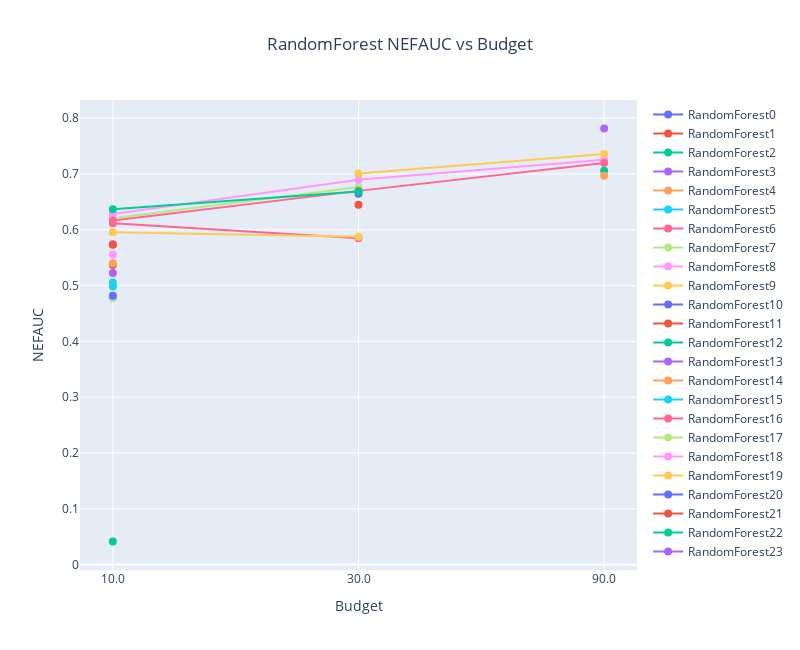

The code cell stored with this chart in its notebook:
### Markdown cell above
## Random Forest

### Code cell
rf_df = prepare_dataframe('../run_results/RandomForestJOB1.pickle')
rf_fig = plot_results(rf_df)
rf_fig

### Figure 1 — Plotly figure (JSON) as saved in the notebook; plotly's stock layout.template omitted (floating-point values rounded to 4 significant figures)
{"data": [{"line": {"width": 2}, "marker": {"size": 8}, "mode": "lines+markers", "name": "RandomForest0", "type": "scatter", "x": ["10.0"], "y": [0.4781]}, {"line": {"width": 2}, "marker": {"size": 8}, "mode": "lines+markers", "name": "RandomForest1", "type": "scatter", "x": ["10.0"], "y": [0.5367]}, {"line": {"width": 2}, "marker": {"size": 8}, "mode": "lines+markers", "name": "RandomForest2", "type": "scatter", "x": ["10.0"], "y": [0.04138]}, {"line": {"width": 2}, "marker": {"size": 8}, "mode": "lines+markers", "name": "RandomForest3", "type": "scatter", "x": ["10.0"], "y": [0.5742]}, {"line": {"width": 2}, "marker": {"size": 8}, "mode": "lines+markers", "name": "RandomForest4", "type": "scatter", "x": ["10.0"], "y": [0.5401]}, {"line": {"width": 2}, "marker": {"size": 8}, "mode": "lines+markers", "name": "RandomForest5", "type": "scatter", "x": ["10.0"], "y": [0.5056]}, {"line": {"width": 2}, "marker": {"size": 8}, "mode": "lines+markers", "name": "RandomForest6", "type": "scatter", "x": ["10.0", "30.0"], "y": [0.6116, 0.5849]}, {"line": {"width": 2}, "marker": {"size": 8}, "mode": "lines+markers", "name": "RandomForest7", "type": "scatter", "x": ["10.0", "30.0"], "y": [0.6207, 0.6768]}, {"line": {"width": 2}, "marker": {"size": 8}, "mode": "lines+markers", "name": "RandomForest8", "type": "scatter", "x": ["10.0", "30.0", "90.0"], "y": [0.6285, 0.6899, 0.7256]}, {"line": {"width": 2}, "marker": {"size": 8}, "mode": "lines+markers", "name": "RandomForest9", "type": "scatter", "x": ["30.0", "90.0"], "y": [0.701, 0.736]}, {"line": {"width": 2}, "marker": {"size": 8}, "mode": "lines+markers", "name": "RandomForest10", "type": "scatter", "x": ["30.0"], "y": [0.6644]}, {"line": {"width": 2}, "marker": {"size": 8}, "mode": "lines+markers", "name": "RandomForest11", "type": "scatter", "x": ["30.0"], "y": [0.645]}, {"line": {"width": 2}, "marker": {"size": 8}, "mode": "lines+markers", "name": "RandomForest12", "type": "scatter", "x": ["90.0"], "y": [0.706]}, {"line": {"width": 2}, "marker": {"size": 8}, "mode": "lines+markers", "name": "RandomForest13", "type": "scatter", "x": ["90.0"], "y": [0.7816]}, {"line": {"width": 2}, "marker": {"size": 8}, "mode": "lines+markers", "name": "RandomForest14", "type": "scatter", "x": ["90.0"], "y": [0.6969]}, {"line": {"width": 2}, "marker": {"size": 8}, "mode": "lines+markers", "name": "RandomForest15", "type": "scatter", "x": ["10.0"], "y": [0.4984]}, {"line": {"width": 2}, "marker": {"size": 8}, "mode": "lines+markers", "name": "RandomForest16", "type": "scatter", "x": ["10.0", "30.0", "90.0"], "y": [0.6165, 0.6698, 0.7196]}, {"line": {"width": 2}, "marker": {"size": 8}, "mode": "lines+markers", "name": "RandomForest17", "type": "scatter", "x": ["10.0"], "y": [0.4779]}, {"line": {"width": 2}, "marker": {"size": 8}, "mode": "lines+markers", "name": "RandomForest18", "type": "scatter", "x": ["10.0"], "y": [0.5559]}, {"line": {"width": 2}, "marker": {"size": 8}, "mode": "lines+markers", "name": "RandomForest19", "type": "scatter", "x": ["10.0", "30.0"], "y": [0.5955, 0.5875]}, {"line": {"width": 2}, "marker": {"size": 8}, "mode": "lines+markers", "name": "RandomForest20", "type": "scatter", "x": ["10.0"], "y": [0.4816]}, {"line": {"width": 2}, "marker": {"size": 8}, "mode": "lines+markers", "name": "RandomForest21", "type": "scatter", "x": ["10.0"], "y": [0.5732]}, {"line": {"width": 2}, "marker": {"size": 8}, "mode": "lines+markers", "name": "RandomForest22", "type": "scatter", "x": ["10.0", "30.0"], "y": [0.637, 0.6686]}, {"line": {"width": 2}, "marker": {"size": 8}, "mode": "lines+markers", "name": "RandomForest23", "type": "scatter", "x": ["10.0"], "y": [0.5226]}], "layout": {"height": 650, "title": {"text": "RandomForest NEFAUC vs Budget", "x": 0.5}, "width": 800, "xaxis": {"title": {"text": "Budget"}}, "yaxis": {"title": {"text": "NEFAUC"}}}}
